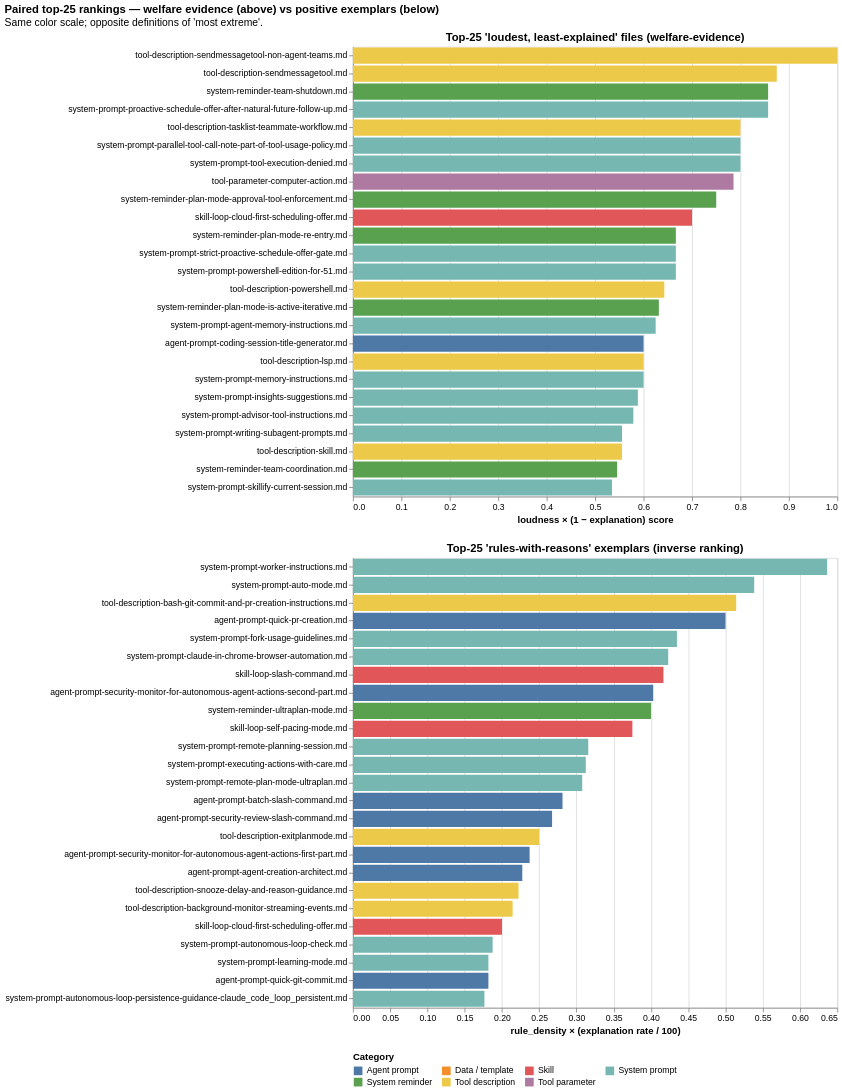

Here is the notebook cell this chart was saved with:
### Markdown cell above
### Distribution of rule-explanation pairing — paired top-25 ranking

Two ranked lists side-by-side. **Top** — top-25 files by `rule_density × (1 − pct_explained_para/100)`: "loud, least explained". **Bottom** — top-25 by the inverse `rule_density × (pct_explained_para/100)` (with filters to exclude trivial 1/1-rule files): "rule-saturated AND well-explained". Same color scale across both panels so categories align visually. The same prompt-author team produces both kinds of files.

### Code cell
"""Welfare evidence + positive exemplars: paired top-25 rankings (vconcat)."""

evidence  = welfare_evidence_table(alt_df, top_n=25)
exemplars = positive_exemplar_table(alt_df, top_n=25)

cat_color = alt.Color(
    "category:N",
    scale=alt.Scale(domain=_cat_domain, range=_cat_range),
    legend=alt.Legend(title="Category", orient="bottom", columns=4),
)


def _rank_panel(df, title, x_title):
    return (
        alt.Chart(df)
        .mark_bar()
        .encode(
            x=alt.X("score:Q", title=x_title),
            y=alt.Y("path:N", sort=df["path"].tolist(), title=None,
                    axis=alt.Axis(labelLimit=520)),
            color=cat_color,
            tooltip=[
                alt.Tooltip("path:N"),
                alt.Tooltip("category:N"),
                alt.Tooltip("ccVersion:N"),
                alt.Tooltip("rule_n:Q",                  format=",", title="rule sentences"),
                alt.Tooltip("rule_density:Q",            format=".3f"),
                alt.Tooltip("rule_explained_para_pct:Q", format=".2f", title="% explained"),
                alt.Tooltip("score:Q",                   format=".3f"),
            ],
        )
        .properties(width=560, height=520, title=title)
    )


print("Top-5 positive exemplars (for the welfare-submission's 'this is how to do it' list):")
print(exemplars.head().to_string(index=False))

paired_chart = alt.vconcat(
    _rank_panel(evidence,
                "Top-25 'loudest, least-explained' files (welfare-evidence)",
                "loudness × (1 − explanation) score"),
    _rank_panel(exemplars,
                "Top-25 'rules-with-reasons' exemplars (inverse ranking)",
                "rule_density × (explanation rate / 100)"),
).resolve_scale(color="shared").properties(
    title=alt.TitleParams(
        "Paired top-25 rankings — welfare evidence (above) vs positive exemplars (below)",
        subtitle=["Same color scale; opposite definitions of 'most extreme'."],
        anchor="start",
    )
)
save_chart(paired_chart, "15-paired-welfare-evidence-and-exemplars")

### Figure 1 — Vega-Lite specification as saved in the notebook (floating-point values rounded to 4 significant figures)
{"config": {"view": {"continuousWidth": 300, "continuousHeight": 300}}, "vconcat": [{"data": {"name": "data-45f4e93c3ecaf21d3980b2b313a4fb16"}, "mark": {"type": "bar"}, "encoding": {"color": {"field": "category", "legend": {"columns": 4, "orient": "bottom", "title": "Category"}, "scale": {"domain": ["Agent prompt", "Data / template", "Skill", "System prompt", "System reminder", "Tool description", "Tool parameter"], "range": ["#4e79a7", "#f28e2c", "#e15759", "#76b7b2", "#59a14f", "#edc949", "#af7aa1"]}, "type": "nominal"}, "tooltip": [{"field": "path", "type": "nominal"}, {"field": "category", "type": "nominal"}, {"field": "ccVersion", "type": "nominal"}, {"field": "rule_n", "format": ",", "title": "rule sentences", "type": "quantitative"}, {"field": "rule_density", "format": ".3f", "type": "quantitative"}, {"field": "rule_explained_para_pct", "format": ".2f", "title": "% explained", "type": "quantitative"}, {"field": "score", "format": ".3f", "type": "quantitative"}], "x": {"field": "score", "title": "loudness × (1 − explanation) score", "type": "quantitative"}, "y": {"axis": {"labelLimit": 520}, "field": "path", "sort": ["tool-description-sendmessagetool-non-agent-teams.md", "tool-description-sendmessagetool.md", "system-reminder-team-shutdown.md", "system-prompt-proactive-schedule-offer-after-natural-future-follow-up.md", "tool-description-tasklist-teammate-workflow.md", "system-prompt-parallel-tool-call-note-part-of-tool-usage-policy.md", "system-prompt-tool-execution-denied.md", "tool-parameter-computer-action.md", "system-reminder-plan-mode-approval-tool-enforcement.md", "skill-loop-cloud-first-scheduling-offer.md", "system-reminder-plan-mode-re-entry.md", "system-prompt-strict-proactive-schedule-offer-gate.md", "system-prompt-powershell-edition-for-51.md", "tool-description-powershell.md", "system-reminder-plan-mode-is-active-iterative.md", "system-prompt-agent-memory-instructions.md", "agent-prompt-coding-session-title-generator.md", "tool-description-lsp.md", "system-prompt-memory-instructions.md", "system-prompt-insights-suggestions.md", "system-prompt-advisor-tool-instructions.md", "system-prompt-writing-subagent-prompts.md", "tool-description-skill.md", "system-reminder-team-coordination.md", "system-prompt-skillify-current-session.md"], "title": null, "type": "nominal"}}, "height": 520, "title": "Top-25 'loudest, least-explained' files (welfare-evidence)", "width": 560}, {"data": {"name": "data-a385ec60f106ffdf3ab9d315a9ea7ee0"}, "mark": {"type": "bar"}, "encoding": {"color": {"field": "category", "legend": {"columns": 4, "orient": "bottom", "title": "Category"}, "scale": {"domain": ["Agent prompt", "Data / template", "Skill", "System prompt", "System reminder", "Tool description", "Tool parameter"], "range": ["#4e79a7", "#f28e2c", "#e15759", "#76b7b2", "#59a14f", "#edc949", "#af7aa1"]}, "type": "nominal"}, "tooltip": [{"field": "path", "type": "nominal"}, {"field": "category", "type": "nominal"}, {"field": "ccVersion", "type": "nominal"}, {"field": "rule_n", "format": ",", "title": "rule sentences", "type": "quantitative"}, {"field": "rule_density", "format": ".3f", "type": "quantitative"}, {"field": "rule_explained_para_pct", "format": ".2f", "title": "% explained", "type": "quantitative"}, {"field": "score", "format": ".3f", "type": "quantitative"}], "x": {"field": "score", "title": "rule_density × (explanation rate / 100)", "type": "quantitative"}, "y": {"axis": {"labelLimit": 520}, "field": "path", "sort": ["system-prompt-worker-instructions.md", "system-prompt-auto-mode.md", "tool-description-bash-git-commit-and-pr-creation-instructions.md", "agent-prompt-quick-pr-creation.md", "system-prompt-fork-usage-guidelines.md", "system-prompt-claude-in-chrome-browser-automation.md", "skill-loop-slash-command.md", "agent-prompt-security-monitor-for-autonomous-agent-actions-second-part.md", "system-reminder-ultraplan-mode.md", "skill-loop-self-pacing-mode.md", "system-prompt-remote-planning-session.md", "system-prompt-executing-actions-with-care.md", "system-prompt-remote-plan-mode-ultraplan.md", "agent-prompt-batch-slash-command.md", "agent-prompt-security-review-slash-command.md", "tool-description-exitplanmode.md", "agent-prompt-security-monitor-for-autonomous-agent-actions-first-part.md", "agent-prompt-agent-creation-architect.md", "tool-description-snooze-delay-and-reason-guidance.md", "tool-description-background-monitor-streaming-events.md", "skill-loop-cloud-first-scheduling-offer.md", "system-prompt-autonomous-loop-check.md", "system-prompt-learning-mode.md", "agent-prompt-quick-git-commit.md", "system-prompt-autonomous-loop-persistence-guidance-claude_code_loop_persistent.md"], "title": null, "type": "nominal"}}, "height": 520, "title": "Top-25 'rules-with-reasons' exemplars (inverse ranking)", "width": 560}], "resolve": {"scale": {"color": "shared"}}, "title": {"text": "Paired top-25 rankings — welfare evidence (above) vs positive exemplars (below)", "anchor": "start", "subtitle": ["Same color scale; opposite definitions of 'most extreme'."]}, "$schema": "https://vega.github.io/schema/vega-lite/v6.4.1.json", "datasets": {"data-45f4e93c3ecaf21d3980b2b313a4fb16": [{"path": "tool-description-sendmessagetool-non-agent-teams.md", "category": "Tool description", "ccVersion": "2.1.116", "rule_n": 5, "rule_density": 1.0, "rule_explained_para_pct": 0.0, "score": 1.0}, {"path": "tool-description-sendmessagetool.md", "category": "Tool description", "ccVersion": "2.1.118", "rule_n": 7, "rule_density": 0.875, "rule_explained_para_pct": 0.0, "score": 0.875}, {"path": "system-reminder-team-shutdown.md", "category": "System reminder", "ccVersion": "2.1.16", "rule_n": 6, "rule_density": 0.8571, "rule_explained_para_pct": 0.0, "score": 0.8571}, {"path": "system-prompt-proactive-schedule-offer-after-natural-future-follow-up.md", "category": "System prompt", "ccVersion": "2.1.132", "rule_n": 6, "rule_density": 0.8571, "rule_explained_para_pct": 0.0, "score": 0.8571}, {"path": "tool-description-tasklist-teammate-workflow.md", "category": "Tool description", "ccVersion": "2.1.38", "rule_n": 4, "rule_density": 0.8, "rule_explained_para_pct": 0.0, "score": 0.8}, {"path": "system-prompt-parallel-tool-call-note-part-of-tool-usage-policy.md", "category": "System prompt", "ccVersion": "2.1.30", "rule_n": 4, "rule_density": 0.8, "rule_explained_para_pct": 0.0, "score": 0.8}, {"path": "system-prompt-tool-execution-denied.md", "category": "System prompt", "ccVersion": "2.1.20", "rule_n": 4, "rule_density": 0.8, "rule_explained_para_pct": 0.0, "score": 0.8}, {"path": "tool-parameter-computer-action.md", "category": "Tool parameter", "ccVersion": "2.0.71", "rule_n": 11, "rule_density": 0.7857, "rule_explained_para_pct": 0.0, "score": 0.7857}, {"path": "system-reminder-plan-mode-approval-tool-enforcement.md", "category": "System reminder", "ccVersion": "2.1.118", "rule_n": 6, "rule_density": 0.75, "rule_explained_para_pct": 0.0, "score": 0.75}, {"path": "skill-loop-cloud-first-scheduling-offer.md", "category": "Skill", "ccVersion": "2.1.101", "rule_n": 9, "rule_density": 0.9, "rule_explained_para_pct": 22.22, "score": 0.7}, {"path": "system-reminder-plan-mode-re-entry.md", "category": "System reminder", "ccVersion": "2.0.52", "rule_n": 6, "rule_density": 0.6667, "rule_explained_para_pct": 0.0, "score": 0.6667}, {"path": "system-prompt-strict-proactive-schedule-offer-gate.md", "category": "System prompt", "ccVersion": "2.1.132", "rule_n": 4, "rule_density": 0.6667, "rule_explained_para_pct": 0.0, "score": 0.6667}, {"path": "system-prompt-powershell-edition-for-51.md", "category": "System prompt", "ccVersion": "2.1.88", "rule_n": 6, "rule_density": 0.6667, "rule_explained_para_pct": 0.0, "score": 0.6667}, {"path": "tool-description-powershell.md", "category": "Tool description", "ccVersion": "2.1.88", "rule_n": 9, "rule_density": 0.6429, "rule_explained_para_pct": 0.0, "score": 0.6429}, {"path": "system-reminder-plan-mode-is-active-iterative.md", "category": "System reminder", "ccVersion": "2.1.88", "rule_n": 14, "rule_density": 0.7368, "rule_explained_para_pct": 14.29, "score": 0.6316}, {"path": "system-prompt-agent-memory-instructions.md", "category": "System prompt", "ccVersion": "2.1.31", "rule_n": 5, "rule_density": 0.625, "rule_explained_para_pct": 0.0, "score": 0.625}, {"path": "agent-prompt-coding-session-title-generator.md", "category": "Agent prompt", "ccVersion": "2.1.74", "rule_n": 3, "rule_density": 0.6, "rule_explained_para_pct": 0.0, "score": 0.6}, {"path": "tool-description-lsp.md", "category": "Tool description", "ccVersion": "2.0.73", "rule_n": 3, "rule_density": 0.6, "rule_explained_para_pct": 0.0, "score": 0.6}, {"path": "system-prompt-memory-instructions.md", "category": "System prompt", "ccVersion": "2.1.120", "rule_n": 3, "rule_density": 0.6, "rule_explained_para_pct": 0.0, "score": 0.6}, {"path": "system-prompt-insights-suggestions.md", "category": "System prompt", "ccVersion": "2.1.30", "rule_n": 10, "rule_density": 0.5882, "rule_explained_para_pct": 0.0, "score": 0.5882}, {"path": "system-prompt-advisor-tool-instructions.md", "category": "System prompt", "ccVersion": "2.1.98", "rule_n": 11, "rule_density": 0.5789, "rule_explained_para_pct": 0.0, "score": 0.5789}, {"path": "system-prompt-writing-subagent-prompts.md", "category": "System prompt", "ccVersion": "2.1.94", "rule_n": 5, "rule_density": 0.5556, "rule_explained_para_pct": 0.0, "score": 0.5556}, {"path": "tool-description-skill.md", "category": "Tool description", "ccVersion": "2.1.111", "rule_n": 6, "rule_density": 0.6667, "rule_explained_para_pct": 16.67, "score": 0.5556}, {"path": "system-reminder-team-coordination.md", "category": "System reminder", "ccVersion": "2.1.75", "rule_n": 6, "rule_density": 0.5455, "rule_explained_para_pct": 0.0, "score": 0.5455}, {"path": "system-prompt-skillify-current-session.md", "category": "System prompt", "ccVersion": "2.1.111", "rule_n": 27, "rule_density": 0.6279, "rule_explained_para_pct": 14.81, "score": 0.5349}], "data-a385ec60f106ffdf3ab9d315a9ea7ee0": [{"path": "system-prompt-worker-instructions.md", "category": "System prompt", "ccVersion": "2.1.63", "rule_n": 7, "rule_density": 0.6364, "rule_explained_para_pct": 100.0, "score": 0.6364}, {"path": "system-prompt-auto-mode.md", "category": "System prompt", "ccVersion": "2.1.84", "rule_n": 8, "rule_density": 0.6154, "rule_explained_para_pct": 87.5, "score": 0.5385}, {"path": "tool-description-bash-git-commit-and-pr-creation-instructions.md", "category": "Tool description", "ccVersion": "2.1.84", "rule_n": 20, "rule_density": 0.5714, "rule_explained_para_pct": 90.0, "score": 0.5143}, {"path": "agent-prompt-quick-pr-creation.md", "category": "Agent prompt", "ccVersion": "2.1.118", "rule_n": 8, "rule_density": 0.5714, "rule_explained_para_pct": 87.5, "score": 0.5}, {"path": "system-prompt-fork-usage-guidelines.md", "category": "System prompt", "ccVersion": "2.1.105", "rule_n": 11, "rule_density": 0.4783, "rule_explained_para_pct": 90.91, "score": 0.4348}, {"path": "system-prompt-claude-in-chrome-browser-automation.md", "category": "System prompt", "ccVersion": "2.1.20", "rule_n": 17, "rule_density": 0.6538, "rule_explained_para_pct": 64.71, "score": 0.4231}, {"path": "skill-loop-slash-command.md", "category": "Skill", "ccVersion": "2.1.101", "rule_n": 8, "rule_density": 0.6667, "rule_explained_para_pct": 62.5, "score": 0.4167}, {"path": "agent-prompt-security-monitor-for-autonomous-agent-actions-second-part.md", "category": "Agent prompt", "ccVersion": "2.1.132", "rule_n": 30, "rule_density": 0.4478, "rule_explained_para_pct": 90.0, "score": 0.403}, {"path": "system-reminder-ultraplan-mode.md", "category": "System reminder", "ccVersion": "2.1.88", "rule_n": 12, "rule_density": 0.6, "rule_explained_para_pct": 66.67, "score": 0.4}, {"path": "skill-loop-self-pacing-mode.md", "category": "Skill", "ccVersion": "2.1.105", "rule_n": 7, "rule_density": 0.4375, "rule_explained_para_pct": 85.71, "score": 0.375}, {"path": "system-prompt-remote-planning-session.md", "category": "System prompt", "ccVersion": "2.1.89", "rule_n": 13, "rule_density": 0.6842, "rule_explained_para_pct": 46.15, "score": 0.3158}, {"path": "system-prompt-executing-actions-with-care.md", "category": "System prompt", "ccVersion": "2.1.78", "rule_n": 10, "rule_density": 0.625, "rule_explained_para_pct": 50.0, "score": 0.3125}, {"path": "system-prompt-remote-plan-mode-ultraplan.md", "category": "System prompt", "ccVersion": "2.1.92", "rule_n": 14, "rule_density": 0.5385, "rule_explained_para_pct": 57.14, "score": 0.3077}, {"path": "agent-prompt-batch-slash-command.md", "category": "Agent prompt", "ccVersion": "2.1.81", "rule_n": 23, "rule_density": 0.7188, "rule_explained_para_pct": 39.13, "score": 0.2812}, {"path": "agent-prompt-security-review-slash-command.md", "category": "Agent prompt", "ccVersion": "2.1.120", "rule_n": 37, "rule_density": 0.319, "rule_explained_para_pct": 83.78, "score": 0.2672}, {"path": "tool-description-exitplanmode.md", "category": "Tool description", "ccVersion": "2.1.14", "rule_n": 5, "rule_density": 0.4167, "rule_explained_para_pct": 60.0, "score": 0.25}, {"path": "agent-prompt-security-monitor-for-autonomous-agent-actions-first-part.md", "category": "Agent prompt", "ccVersion": "2.1.119", "rule_n": 41, "rule_density": 0.4227, "rule_explained_para_pct": 56.1, "score": 0.2371}, {"path": "agent-prompt-agent-creation-architect.md", "category": "Agent prompt", "ccVersion": "2.0.77", "rule_n": 9, "rule_density": 0.4091, "rule_explained_para_pct": 55.56, "score": 0.2273}, {"path": "tool-description-snooze-delay-and-reason-guidance.md", "category": "Tool description", "ccVersion": "2.1.105", "rule_n": 15, "rule_density": 0.5556, "rule_explained_para_pct": 40.0, "score": 0.2222}, {"path": "tool-description-background-monitor-streaming-events.md", "category": "Tool description", "ccVersion": "2.1.119", "rule_n": 16, "rule_density": 0.381, "rule_explained_para_pct": 56.25, "score": 0.2143}, {"path": "skill-loop-cloud-first-scheduling-offer.md", "category": "Skill", "ccVersion": "2.1.101", "rule_n": 9, "rule_density": 0.9, "rule_explained_para_pct": 22.22, "score": 0.2}, {"path": "system-prompt-autonomous-loop-check.md", "category": "System prompt", "ccVersion": "2.1.101", "rule_n": 16, "rule_density": 0.5, "rule_explained_para_pct": 37.5, "score": 0.1875}, {"path": "system-prompt-learning-mode.md", "category": "System prompt", "ccVersion": "2.0.14", "rule_n": 5, "rule_density": 0.4545, "rule_explained_para_pct": 40.0, "score": 0.1818}, {"path": "agent-prompt-quick-git-commit.md", "category": "Agent prompt", "ccVersion": "2.1.118", "rule_n": 6, "rule_density": 0.5455, "rule_explained_para_pct": 33.33, "score": 0.1818}, {"path": "system-prompt-autonomous-loop-persistence-guidance-claude_code_loop_persistent.md", "category": "System prompt", "ccVersion": "2.1.129", "rule_n": 17, "rule_density": 0.5, "rule_explained_para_pct": 35.29, "score": 0.1765}]}}
